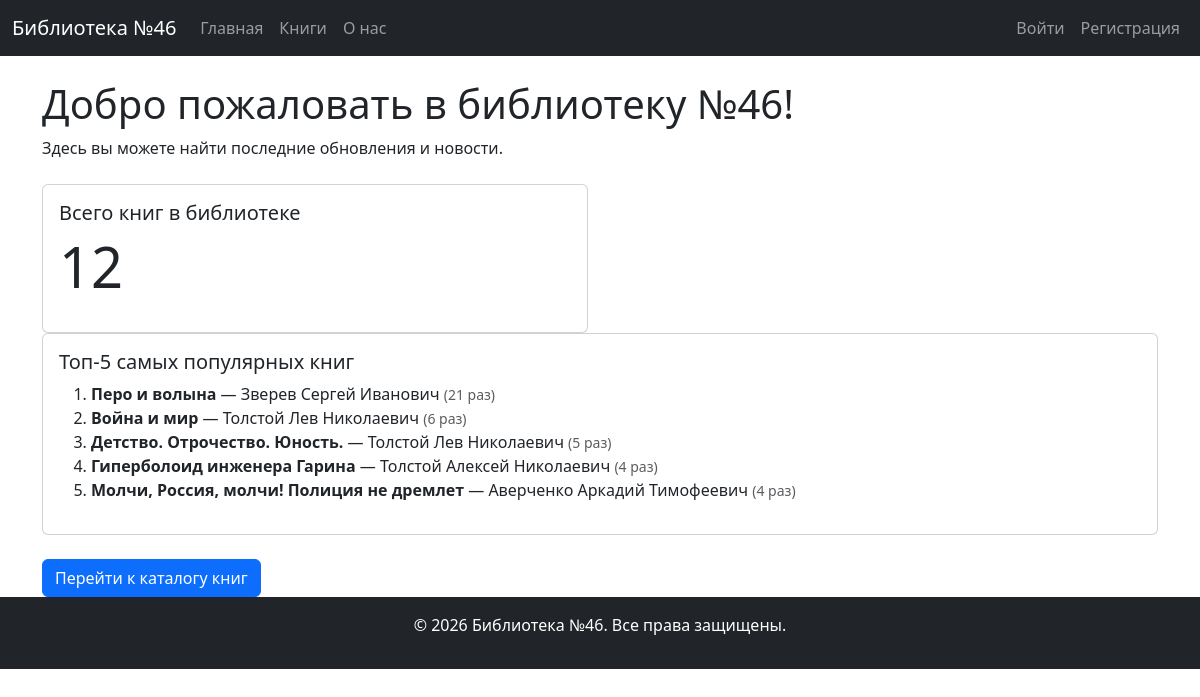
The app's page /, older data.
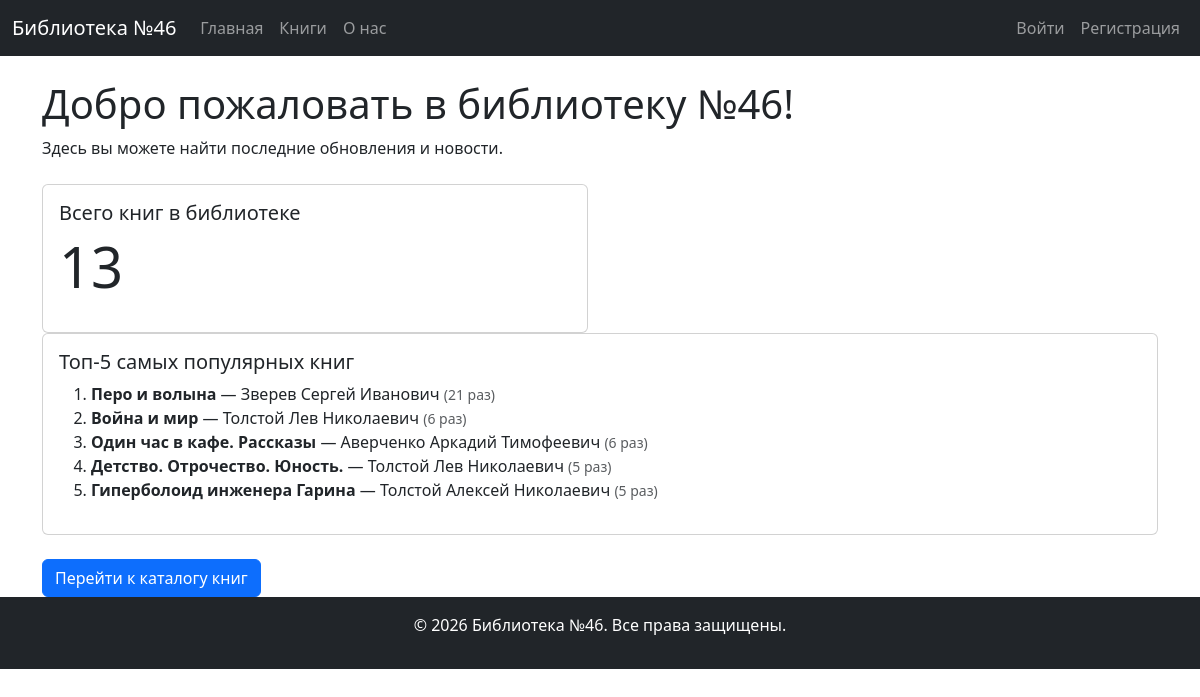
The same page, newer data.
### lib_app/models.py (models this page shows, shortened)
class Book(models.Model):
    title = models.CharField(max_length=255)
    author = models.ForeignKey(
        Author, on_delete=models.SET_NULL, related_name="books", null=True, blank=True
    )
    publisher = models.ForeignKey(
        Publisher,
        on_delete=models.SET_NULL,
        related_name="books",
        null=True,
        blank=True,
    )
    isbn = models.CharField(
        max_length=13, null=True, blank=True  # ISBN должен содержать ровно 13 цифр
    )
    year = models.PositiveIntegerField(
        null=True,
        blank=True,
        validators=[
            MinValueValidator(1),  # Год должен быть ≥ 1
            MaxValueValidator(datetime.now().year),  # Не больше текущего года
        ],
    )
    short_description = models.TextField(default="", null=True, blank=True)
    key_words = models.TextField(default="", null=True, blank=True)
    available = models.BooleanField(default=True)  # доступна ли для выдачи
    times_of_issued = models.PositiveIntegerField(default=0)  # сколько раз выдана книга

class Author(models.Model):
    name = models.CharField(max_length=200)
    date_of_birth = models.DateField(null=True, blank=True)
    date_of_death = models.DateField(null=True, blank=True)
    class Meta:
        ordering = ["name"]

### lib_app/views.py (the view)
# urls.py: path("", IndexTemplateView.as_view(), name="index"),
class IndexTemplateView(TemplateView):
    template_name = "lib_app/index.html"
    def get_context_data(self, **kwargs):
        context = super().get_context_data(**kwargs)
        context["title"] = "Главная страница"
        context["total_books"] = Book.objects.count()
        context["top_books"] = Book.objects.filter(times_of_issued__gt=0).order_by(
            "-times_of_issued"
        )[:5]
        return context

### lib_app/templates/lib_app/index.html
{% extends 'base.html' %}
{% block content %}
    <h1>Добро пожаловать в библиотеку №46!</h1>
    <p>Здесь вы можете найти последние обновления и новости.</p>
    <div class="row mt-4">
        <div class="col-md-6">
            <div class="card">
                <div class="card-body">
                    <h5 class="card-title">Всего книг в библиотеке</h5>
                    <p class="display-4">{{ total_books }}</p>
                </div>
            </div>
        </div>
        <div class "col-md-6">
            <div class="card">
                <div class="card-body">
                    <h5 class="card-title">Топ-5 самых популярных книг</h5>
                    {% if top_books %}
                        <ol>
                            {% for book in top_books %}
                                <li>
                                    <strong>{{ book.title }}</strong> — {{ book.author.name }}
                                    <small class="text-muted">({{ book.times_of_issued }} раз)</small>
                                </li>
                            {% endfor %}
                        </ol>
                    {% else %}
                        <p>Пока ни одна книга не была выдана.</p>
                    {% endif %}
                </div>
            </div>
        </div>
    </div>
    <div class="mt-4">
        <a href="{% url 'book_list' %}" class="btn btn-primary">Перейти к каталогу книг</a>
    </div>
{% endblock %}

Row changes from the older to the newer data that the page shows:
no longer on this page (row edited): Book: title "Молчи, Россия, молчи! Полиция не дремлет", author.name "Аверченко Аркадий Тимофеевич", times_of_issued "4"
now on this page (row edited): Book: title "Один час в кафе. Рассказы", author.name "Аверченко Аркадий Тимофеевич", times_of_issued "6"
changed Book "Гиперболоид инженера Гарина": times_of_issued "4" → "5"
Text that changed along with them:
{{ total_books }}: "12" → "13"
